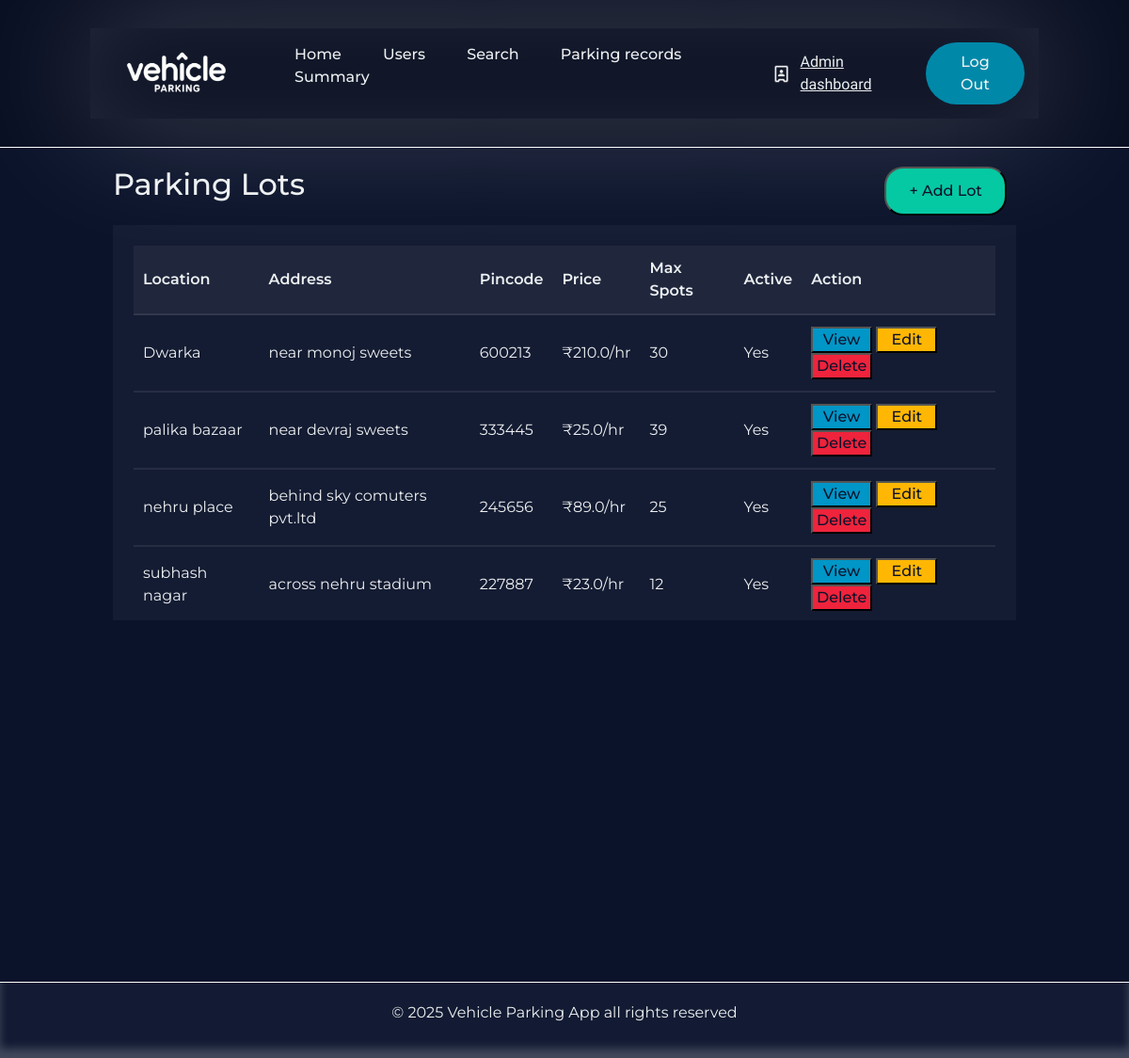
/admin, run on an earlier commit of the app's database.
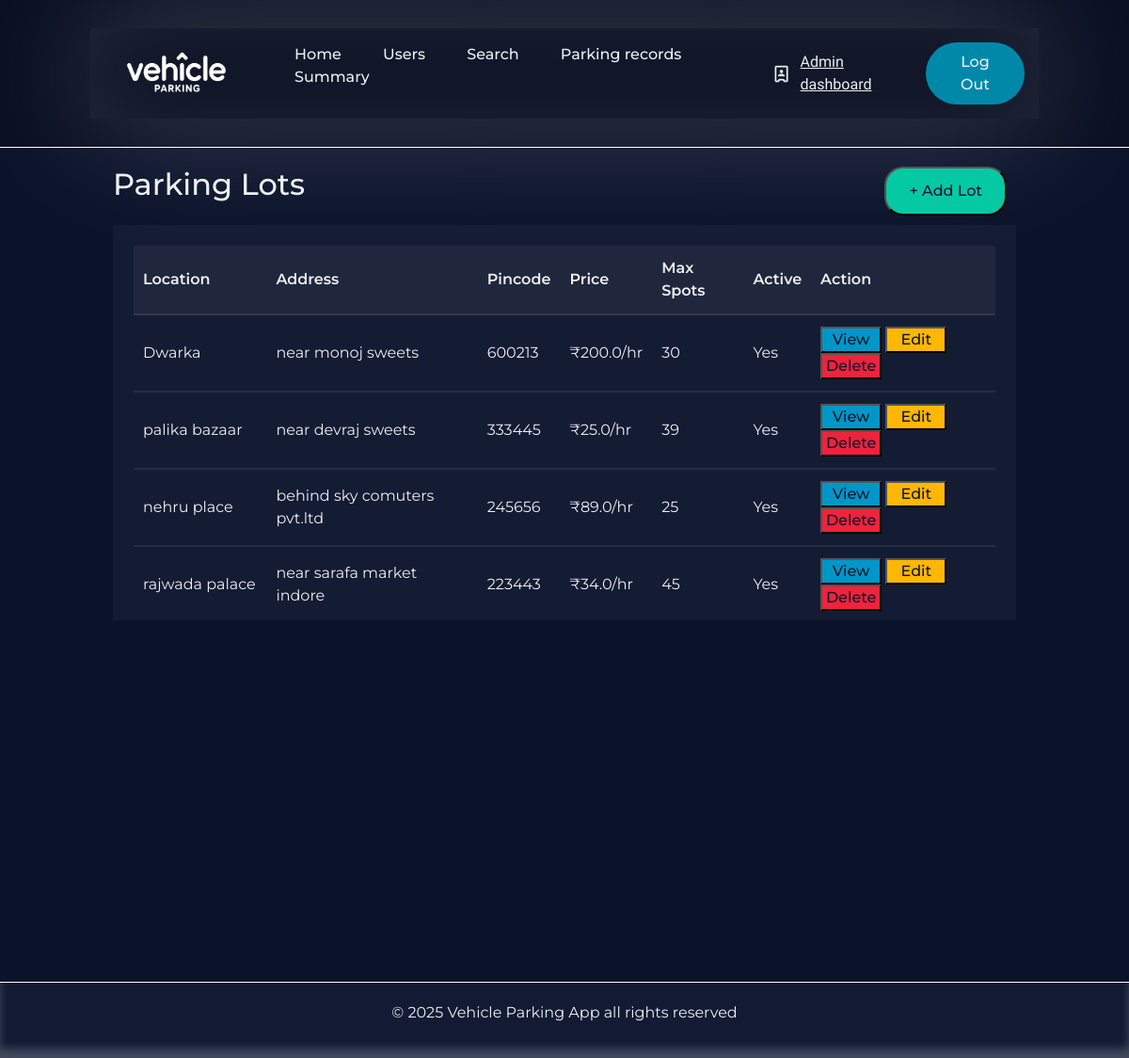
And on a later commit of the database.
### Application/models.py (models this page shows)
class Parkinglot(db.Model):
    __tablename__='parking_lot'
    id=db.Column(db.Integer,primary_key=True)
    prime_location_name=db.Column(db.String(80),nullable=False)
    price=db.Column(db.Float,nullable=False)
    address=db.Column(db.String(250),nullable=False)
    pincode=db.Column(db.String(6),nullable=False)
    maximum_spots=db.Column(db.Integer,nullable=False)
    is_active=db.Column(db.Boolean,default=True,nullable=False)
    spots=db.relationship('Parkingspots',backref='lot',lazy=True,cascade='all,delete-orphan')

### Application/controllers.py (the view)
@app.route('/admin')
def admin_dash():
    admin_details=User.query.filter_by(role='admin').first()
    parking_lot_details=Parkinglot.query.all()
    available_parking_spots=Parkingspots.query.filter_by(status='A').all()
    occupied_parking_spots=Parkingspots.query.filter_by(status='O').all()
    return render_template('admin_dashboard.html',admin_details=admin_details,parking_lot_details=parking_lot_details,available_parking_spots=available_parking_spots,occupied_parking_spots=occupied_parking_spots)

### templates/admin_dashboard.html (shortened to what this page needs)
{% extends 'admin_base.html' %}
{% block content %}
    <div class="parkinglot-table-heading-container">
                    <h2>Parking Lots</h2>
                    <a href="{{url_for('add_new_lot')}}"><button class="parkinglot-table-heading-Addlot-button">+ Add Lot</button></a>
                </div>
                <div class="parkinglot-table-container">
                  <table class="parkinglot-table">
                        <thead>
                          <tr>
                              <th>Location</th>
                              <th>Address</th>
                              <th>Pincode</th>
                              <th>Price</th>
                              <th>Max Spots</th>
                              <th>Active</th>
                              <th>Action</th>
                          </tr>
                        </thead>
                        <tbody>
                         {% for lot in parking_lot_details %}
                        <tr>
                            <td>{{lot.prime_location_name}}</td>
                            <td>{{lot.address}}</td>
                            <td>{{lot.pincode}}</td>
                            <td>₹{{lot.price}}/hr</td>
                            <td>{{lot.maximum_spots}}</td>
                            <td>{{'Yes' if lot.is_active else 'No'}}</td>
                            <td class="parking-lot-table-buttons">
                                <a href="/view-parking-lot/{{ lot.id }}"><button class="view-button">View</button></a>
                                 <a href="/edit-parking-lot/{{lot.id}}"><button class="edit-button">Edit</button></a>
                                 <a href="/delete-parking-lot/{{lot.id}}"><button class="delete-button">Delete</button></a>
                            </td>
                        </tr>
                        {% endfor %}
                    </tbody>
                  </table>
                </div>
{% endblock %}

What changed in the data, as far as the page shows it:
removed Parkinglot: prime_location_name "subhash nagar", address "across nehru stadium", pincode "227887", price "23.0", maximum_spots "12", is_active "Yes"
changed Parkinglot "Dwarka": price "210.0" → "200.0"
now on this page (row unchanged): Parkinglot: prime_location_name "rajwada palace", address "near sarafa market indore", pincode "223443", price "34.0", maximum_spots "45", is_active "Yes"
